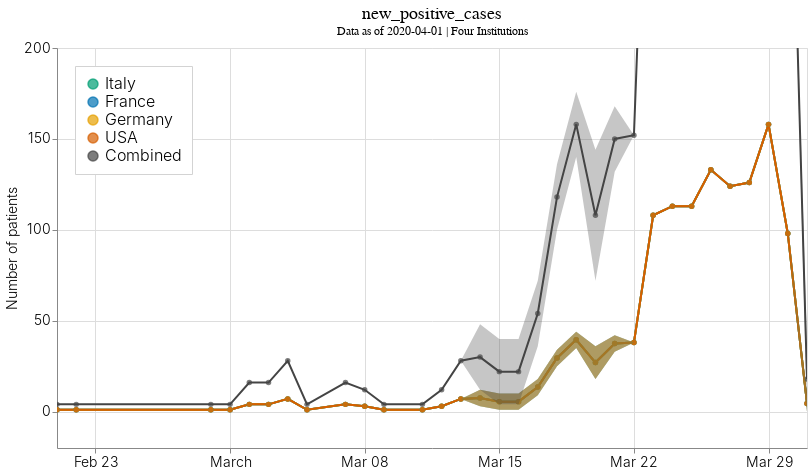
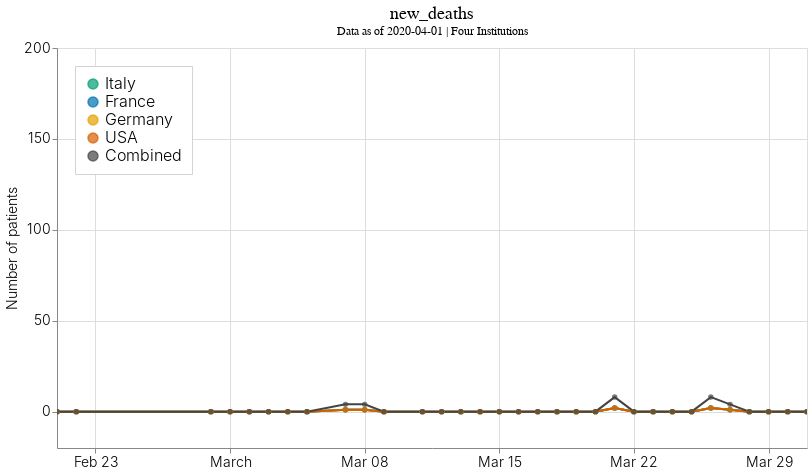
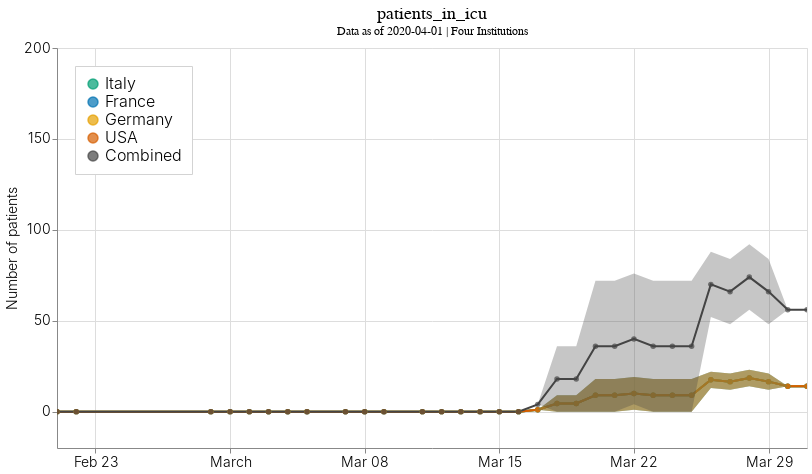

Write notebook code for charts like these, in order.
### Code cell
# TODO: Add cumulative values

CATEGORIES = [COLUMNS.NEW_POSITIVE_CASES, COLUMNS.NEW_DEATHS, COLUMNS.PATIENTS_IN_ICU]

def dailycount_chart(category):
    filtered_chart = alt.Chart(df_dc).transform_filter(
        alt.datum[CATEGORY] == category
    )
    # .transform_filter(
    #     alt.datum[COLUMNS.SITE_ID] != COMBINED
    # )

    line = filtered_chart.mark_line(size=2).encode(
        x=alt.X(
            f"{COLUMNS.DATE}:T", axis=alt.Axis(tickCount=7), 
            title=None,
        ),
        y=alt.Y(
            f"{COLUMNS.NUM_PATIENTS}:Q", axis=alt.Axis(tickCount=5), 
            title="Number of patients",
            scale=alt.Scale(domain=[-1,200])
        ),
        color=alt.Color(f"{COLUMNS.SITE_ID}:N", scale=alt.Scale(domain=COUNTRIES + [COMBINED], range=COUNTRY_COLOR + [COMBINED_COLOR]), legend=alt.Legend(title=None))
    )
    point = line.mark_circle(size=30)
    errorband = filtered_chart.mark_errorband().encode(
        x=alt.X(
            f"{COLUMNS.DATE}:T", axis=alt.Axis(tickCount=7), 
            title=None,
        ),y=alt.Y(
            "upper:Q", title=""
        ),y2=alt.Y2(
            "under:Q"
        ),
        color=alt.Color(f"{COLUMNS.SITE_ID}:N", scale=alt.Scale(domain=COUNTRIES + [COMBINED], range=COUNTRY_COLOR + [COMBINED_COLOR]), legend=alt.Legend(title=None))
    )

    agg_chart = (line + point + errorband).resolve_scale(color="shared").properties(
        width=750, height=400
    )
    # TODO: Use this line for country level facet
    # .facet(
    #     row=alt.Row(f"{CATEGORY}", title=None)
    # )

    output_vis = apply_theme(agg_chart).properties(
        title={
        "text": category, 
        "subtitle": SUBTITLE
        }
    ).interactive()

    return output_vis

for c in (CATEGORIES):
    dailycount_chart(category=c).display()

### Figure 1 — Vega-Lite specification as saved in the notebook (floating-point values rounded to 4 significant figures; data arrays with more than 128 entries replaced by an {"elided": "..."} marker saying what was removed)
{"config": {"view": {"continuousWidth": 400, "continuousHeight": 300}, "axis": {"labelFontSize": 14, "labelFontWeight": 300, "labelLimit": 1000, "titleFontSize": 14, "titleFontWeight": 300}, "legend": {"cornerRadius": 0, "fillColor": "white", "labelFontSize": 16, "labelFontWeight": 300, "orient": "top-left", "padding": 10, "strokeColor": "lightgray", "titleFontSize": 18, "titleFontWeight": 400}, "title": {"anchor": "middle", "fontSize": 18, "fontWeight": 400}}, "layer": [{"mark": {"type": "line", "size": 2}, "encoding": {"color": {"type": "nominal", "field": "siteid", "legend": {"title": null}, "scale": {"domain": ["Italy", "France", "Germany", "USA", "Combined"], "range": ["#009E73", "#0072B2", "#E69F00", "#D55E00", "#444444"]}}, "x": {"type": "temporal", "axis": {"tickCount": 7}, "field": "date", "title": null}, "y": {"type": "quantitative", "axis": {"tickCount": 5}, "field": "num_patients", "scale": {"domain": [-1, 200]}, "title": "Number of patients"}}, "selection": {"selector074": {"type": "interval", "bind": "scales", "encodings": ["x", "y"]}}, "transform": [{"filter": "(datum['category'] === 'new_positive_cases')"}]}, {"mark": {"type": "circle", "size": 30}, "encoding": {"color": {"type": "nominal", "field": "siteid", "legend": {"title": null}, "scale": {"domain": ["Italy", "France", "Germany", "USA", "Combined"], "range": ["#009E73", "#0072B2", "#E69F00", "#D55E00", "#444444"]}}, "x": {"type": "temporal", "axis": {"tickCount": 7}, "field": "date", "title": null}, "y": {"type": "quantitative", "axis": {"tickCount": 5}, "field": "num_patients", "scale": {"domain": [-1, 200]}, "title": "Number of patients"}}, "transform": [{"filter": "(datum['category'] === 'new_positive_cases')"}]}, {"mark": "errorband", "encoding": {"color": {"type": "nominal", "field": "siteid", "legend": {"title": null}, "scale": {"domain": ["Italy", "France", "Germany", "USA", "Combined"], "range": ["#009E73", "#0072B2", "#E69F00", "#D55E00", "#444444"]}}, "x": {"type": "temporal", "axis": {"tickCount": 7}, "field": "date", "title": null}, "y": {"type": "quantitative", "field": "upper", "title": ""}, "y2": {"field": "under"}}, "transform": [{"filter": "(datum['category'] === 'new_positive_cases')"}]}], "data": {"name": "data-6fe01fecda04ed6f8e01388fe08a57df"}, "height": 400, "resolve": {"scale": {"color": "shared"}}, "title": {"text": "new_positive_cases", "subtitle": "Data as of 2020-04-01 | Four Institutions"}, "width": 750, "$schema": "https://vega.github.io/schema/vega-lite/v4.8.1.json", "datasets": {"data-6fe01fecda04ed6f8e01388fe08a57df": {"elided": "480 records"}}}

### Figure 2 — Vega-Lite specification as saved in the notebook (floating-point values rounded to 4 significant figures; data arrays with more than 128 entries replaced by an {"elided": "..."} marker saying what was removed)
{"config": {"view": {"continuousWidth": 400, "continuousHeight": 300}, "axis": {"labelFontSize": 14, "labelFontWeight": 300, "labelLimit": 1000, "titleFontSize": 14, "titleFontWeight": 300}, "legend": {"cornerRadius": 0, "fillColor": "white", "labelFontSize": 16, "labelFontWeight": 300, "orient": "top-left", "padding": 10, "strokeColor": "lightgray", "titleFontSize": 18, "titleFontWeight": 400}, "title": {"anchor": "middle", "fontSize": 18, "fontWeight": 400}}, "layer": [{"mark": {"type": "line", "size": 2}, "encoding": {"color": {"type": "nominal", "field": "siteid", "legend": {"title": null}, "scale": {"domain": ["Italy", "France", "Germany", "USA", "Combined"], "range": ["#009E73", "#0072B2", "#E69F00", "#D55E00", "#444444"]}}, "x": {"type": "temporal", "axis": {"tickCount": 7}, "field": "date", "title": null}, "y": {"type": "quantitative", "axis": {"tickCount": 5}, "field": "num_patients", "scale": {"domain": [-1, 200]}, "title": "Number of patients"}}, "selection": {"selector075": {"type": "interval", "bind": "scales", "encodings": ["x", "y"]}}, "transform": [{"filter": "(datum['category'] === 'new_deaths')"}]}, {"mark": {"type": "circle", "size": 30}, "encoding": {"color": {"type": "nominal", "field": "siteid", "legend": {"title": null}, "scale": {"domain": ["Italy", "France", "Germany", "USA", "Combined"], "range": ["#009E73", "#0072B2", "#E69F00", "#D55E00", "#444444"]}}, "x": {"type": "temporal", "axis": {"tickCount": 7}, "field": "date", "title": null}, "y": {"type": "quantitative", "axis": {"tickCount": 5}, "field": "num_patients", "scale": {"domain": [-1, 200]}, "title": "Number of patients"}}, "transform": [{"filter": "(datum['category'] === 'new_deaths')"}]}, {"mark": "errorband", "encoding": {"color": {"type": "nominal", "field": "siteid", "legend": {"title": null}, "scale": {"domain": ["Italy", "France", "Germany", "USA", "Combined"], "range": ["#009E73", "#0072B2", "#E69F00", "#D55E00", "#444444"]}}, "x": {"type": "temporal", "axis": {"tickCount": 7}, "field": "date", "title": null}, "y": {"type": "quantitative", "field": "upper", "title": ""}, "y2": {"field": "under"}}, "transform": [{"filter": "(datum['category'] === 'new_deaths')"}]}], "data": {"name": "data-6fe01fecda04ed6f8e01388fe08a57df"}, "height": 400, "resolve": {"scale": {"color": "shared"}}, "title": {"text": "new_deaths", "subtitle": "Data as of 2020-04-01 | Four Institutions"}, "width": 750, "$schema": "https://vega.github.io/schema/vega-lite/v4.8.1.json", "datasets": {"data-6fe01fecda04ed6f8e01388fe08a57df": {"elided": "480 records"}}}

### Figure 3 — Vega-Lite specification as saved in the notebook (floating-point values rounded to 4 significant figures; data arrays with more than 128 entries replaced by an {"elided": "..."} marker saying what was removed)
{"config": {"view": {"continuousWidth": 400, "continuousHeight": 300}, "axis": {"labelFontSize": 14, "labelFontWeight": 300, "labelLimit": 1000, "titleFontSize": 14, "titleFontWeight": 300}, "legend": {"cornerRadius": 0, "fillColor": "white", "labelFontSize": 16, "labelFontWeight": 300, "orient": "top-left", "padding": 10, "strokeColor": "lightgray", "titleFontSize": 18, "titleFontWeight": 400}, "title": {"anchor": "middle", "fontSize": 18, "fontWeight": 400}}, "layer": [{"mark": {"type": "line", "size": 2}, "encoding": {"color": {"type": "nominal", "field": "siteid", "legend": {"title": null}, "scale": {"domain": ["Italy", "France", "Germany", "USA", "Combined"], "range": ["#009E73", "#0072B2", "#E69F00", "#D55E00", "#444444"]}}, "x": {"type": "temporal", "axis": {"tickCount": 7}, "field": "date", "title": null}, "y": {"type": "quantitative", "axis": {"tickCount": 5}, "field": "num_patients", "scale": {"domain": [-1, 200]}, "title": "Number of patients"}}, "selection": {"selector076": {"type": "interval", "bind": "scales", "encodings": ["x", "y"]}}, "transform": [{"filter": "(datum['category'] === 'patients_in_icu')"}]}, {"mark": {"type": "circle", "size": 30}, "encoding": {"color": {"type": "nominal", "field": "siteid", "legend": {"title": null}, "scale": {"domain": ["Italy", "France", "Germany", "USA", "Combined"], "range": ["#009E73", "#0072B2", "#E69F00", "#D55E00", "#444444"]}}, "x": {"type": "temporal", "axis": {"tickCount": 7}, "field": "date", "title": null}, "y": {"type": "quantitative", "axis": {"tickCount": 5}, "field": "num_patients", "scale": {"domain": [-1, 200]}, "title": "Number of patients"}}, "transform": [{"filter": "(datum['category'] === 'patients_in_icu')"}]}, {"mark": "errorband", "encoding": {"color": {"type": "nominal", "field": "siteid", "legend": {"title": null}, "scale": {"domain": ["Italy", "France", "Germany", "USA", "Combined"], "range": ["#009E73", "#0072B2", "#E69F00", "#D55E00", "#444444"]}}, "x": {"type": "temporal", "axis": {"tickCount": 7}, "field": "date", "title": null}, "y": {"type": "quantitative", "field": "upper", "title": ""}, "y2": {"field": "under"}}, "transform": [{"filter": "(datum['category'] === 'patients_in_icu')"}]}], "data": {"name": "data-6fe01fecda04ed6f8e01388fe08a57df"}, "height": 400, "resolve": {"scale": {"color": "shared"}}, "title": {"text": "patients_in_icu", "subtitle": "Data as of 2020-04-01 | Four Institutions"}, "width": 750, "$schema": "https://vega.github.io/schema/vega-lite/v4.8.1.json", "datasets": {"data-6fe01fecda04ed6f8e01388fe08a57df": {"elided": "480 records"}}}
